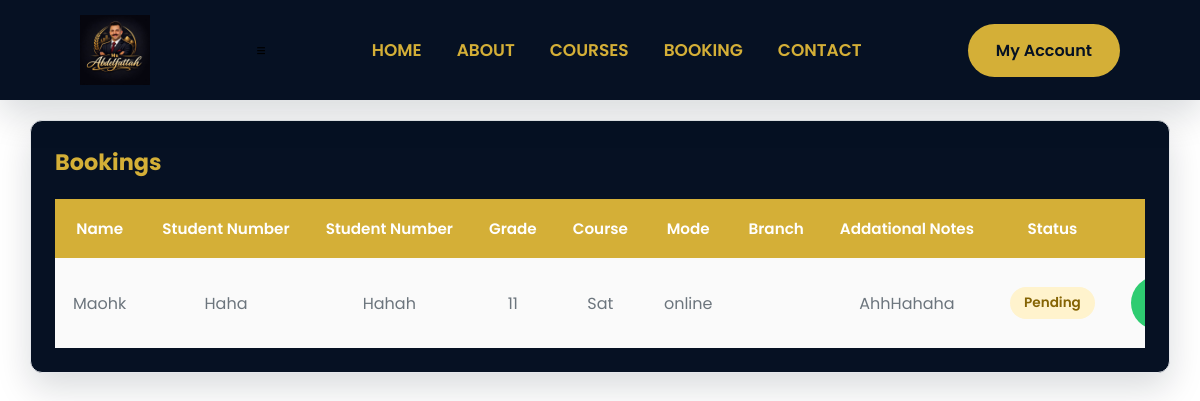
Screenshot of /admin/booking (signed in) with the database file from the repository.
### models/booking.py (models this page shows)
class Booking(db.Model):
    __tablename__ ="bookings"
    id = db.Column(db.Integer, primary_key=True)
    student_name = db.Column(db.String(100), nullable=False)
    student_number = db.Column(db.String(20), nullable=False)
    parent_number = db.Column(db.String(20), nullable=False)
    grade = db.Column(db.String(10), nullable=False)
    addational_notes = db.Column(db.String(150), nullable=False)
    course_id = db.Column(db.Integer, db.ForeignKey("course.id"), nullable=False )
    schedule_id = db.Column(db.Integer, db.ForeignKey("schedule.id"), nullable=False )
    branch_id = db.Column(db.Integer, db.ForeignKey("branches.id"), nullable=False )
    mode = db.Column(db.String(20), nullable=False)
    status = db.Column(db.String(20), default="pending" ,nullable=False)
    branch = db.relationship("Branch", backref="bookings")
    course = db.relationship("Course", backref="bookings")
    schedule = db.relationship("Schedule", backref="bookings")

### models/course.py (models this page shows)
class Course(db.Model):
    id = db.Column(db.Integer, primary_key=True)
    title = db.Column(db.String(150), nullable=False)
    description = db.Column(db.Text, nullable=False)
    course_type = db.Column(db.String(20), nullable=False)
    image = db.Column(db.String(255), nullable=True)
    is_active = db.Column(db.Boolean, default=True)

### routes/booking.py (the view)
@booking.route("/admin/booking", methods=["POST", "GET"])
@login_required
@admin_required
def admin_booking():
    bookings = Booking.query.all()
    return render_template("admin/bookings.html" ,booking=bookings, name="Bookings")

### file.py (called while the page is built)
@login_manager.user_loader
def load_user(user_id):
    return db.session.get(User, int(user_id))

### templates/admin/bookings.html (shortened to what this page needs)
{% extends "base.html" %}
{% block body %}
<div class="admin-container">
    <div class="card-admin">
        <div class="card-header">
            <h2 class="card-title">Bookings</h2>
        </div>
        <div class="card-body">
            <div class="table-container">
                <table class="admin-table">
                    <thead>
                        <tr>
                         <th>Name</th>
                         <th>Student Number</th>
                         <th>Student Number</th>
                         <th>Grade</th>
                         <th>Course</th>
                         <th> Mode</th>
                         <th>Branch</th>
                         <th>Addational Notes</th>
                         <th>Status</th>
                         <th>Action</th>
                        </tr>
                    </thead>
                    <tbody>
                        {%for booking in booking%}
                         <tr>
                          <td>{{booking.student_name }}</td>
                          <td>{{booking.student_number }}</td>
                          <td>{{booking.parent_number }}</td>
                          <td>{{booking.grade }}</td>
                          <td>{{booking.course.title }}</td>
                          <td>{{booking.mode }}</td>
                          <td>{{booking.branch.name }}</td>
                          <td>{{booking.addational_notes}}</td>
                          <td>
                             {%if booking.status == "pending"%}
                                <span class="badge badge-warning">Pending</span>
                             {%else%}
                                <span class=" badge badge-success">Approved</span>
                             {%endif%}
                            </td>
                            <td>
                                <div class="table-action">
                                    {%if booking.status == "pending"%}
                                        <a href="{{ url_for('booking.approve_booking', booking_id=booking.id)}}" class="btn btn-success btn-sm">
                                        </a>
                                    {%else%}
                                        approved
                                    {%endif%}
                                </div>
                            </td>
                         </tr>
                        {%endfor%}
                    </tbody>
                </table>
            </div>
        </div>
    </div>
</div>
{%endblock%}

### static/css/style.css (style rules this page uses)
:root { --primary-color:#061123; --secondary-color:#d4af37; --background-color:#dee2e6; --white:#ffffff; --black:#000000; --dark-light:#14213d; --gray:#6c757d; --light-gray:#ced4da; --border-color:#adb5bd; --success:#2ecc71; --danger:#e63946; --warning:#fca311; --card-bg:#ffffff; --card-hover:#f9f9fa; --button-primary:#fca311; --button-hover:#d98c00; --button-dark:#061123; --shadow:0 15px 35px rgba(6, 17, 35,.15); --radius:10px; --trnasition:.35s ease; }
* { margin: 0; padding: 0; box-sizing: border-box; }
body { font-family: 'poppins', sans-serif; background: var(--white); color: var(--black); overflow-x: hidden; }
a { text-decoration: none; color: inherit; }
.btn { display: inline-block; padding:15px 35px; background: var(--primary-color); color: var(--white); border-radius: 50px; font-weight: 600; transition: var(--trnasition); }

### static/css/admin.css (style rules this page uses)
:root { --primary-color:#061123; --secondary-color:#d4af37; --background-color:#dee2e6; --white:#ffffff; --black:#000000; --dark-light:#14213d; --gray:#6c757d; --light-gray:#ced4da; --border-color:#adb5bd; --success:#2ecc71; --danger:#e63946; --warning:#fca311; --shadow:0 15px 35px rgba(6, 17, 35,.15); --radius:12px; --transition:.35s ease; }
* { margin: 0; padding: 0; box-sizing: border-box; }
body { background: var(--white); color: var(--black); overflow-x: hidden; }
.admin-container { padding-top: 80px; width: 95%; max-width: 1400px; margin: 40px auto; }
.card-admin { width: 100%; background: var(--primary-color); border: 1px solid #E5E7EB; border-radius: var(--radius); box-shadow: var(--shadow); padding: 24PX; transition: var(--transition); }
.card-header { display: flex; justify-content: space-between; align-items: center; margin-bottom: 20px; }
.card-title { font-size: 1.4rem; font-weight: 700; color: var(--secondary-color); }
.card-body { width: 100%; }
.btn-success { background:var(--success) ; color: var(--white); }
.btn-sm { padding: 7px 14px; font-size: 0.85rem; }
.table-container { width: 100%; overflow-x: auto; }
.admin-table { width: 100%; border-collapse: collapse; background: white; }
.admin-table thead { width: 100%; background: var(--secondary-color); color: var(--white); }
.admin-table th { padding: 18px; text-align: center; font-size: 0.95rem; font-weight: 600; white-space: nowrap; vertical-align: middle; }
.admin-table td { text-align: center; padding: 18px; border-bottom: 1px solid #E5E7EB; color: var(--gray); vertical-align: middle; }
.admin-table tbody tr { transition: var(--transition); }
.admin-table tbody tr { background: #fafafa; }
.admin-table tbody tr:last-child td { border-bottom: none; }
.table-action { display: flex; align-items: center; gap: 10px; }
.badge { display: inline-flex; align-items: center; justify-content: center; padding: 6px 14px; border-radius: 999px; font-size: 0.85rem; font-weight: 600; }
.badge-warning { background: #fff3cd; color: #856404; }

### rows the page displays
Booking: student_name "Maohk", student_number "Haha", parent_number "Hahah", grade "11", course "Sat", mode "online", addational_notes "AhhHahaha", status "Pending"
